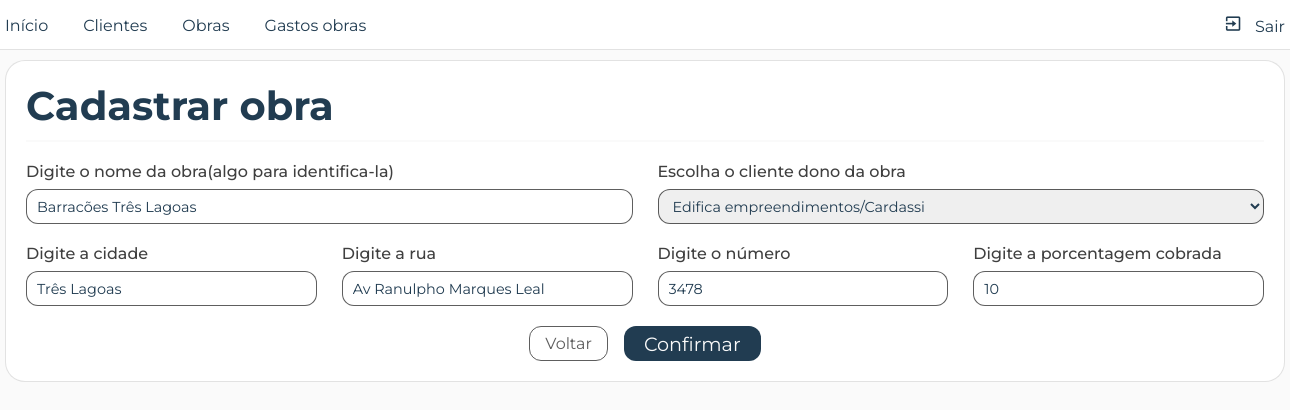
/pages/front/edits/editar_obra.php?id=7 (signed in), run on the app's committed database.
### tables this page shows
CREATE TABLE `obras` (
  `id` int(11) NOT NULL,
  `nome` varchar(50) NOT NULL,
  `cpf_cnpj_cliente` varchar(20) NOT NULL,
  `id_cidade` int(11) NOT NULL,
  `rua` varchar(50) NOT NULL,
  `numObra` char(10) NOT NULL,
  `porcentagem_cobranca` char(5) NOT NULL
);

CREATE TABLE `cidades` (
  `id` int(11) NOT NULL,
  `cidade` varchar(50) NOT NULL
);

### pages/back/utils.php (called while the page is built, shortened)
<?php
   function selecionaTodos($conn, $tabela, $coluna){
      try {
         $query = $conn->prepare("SELECT * FROM $tabela ORDER BY $coluna ASC");
         $query->execute();
         if($query) {
            $dados = $query->fetchAll(PDO::FETCH_ASSOC);
            return $dados;
         }
      } catch (PDOException $erro) {
         echo "Não foi possível recuperar os dados";
         exit();
      }
   }
?>

### pages/back/views/view_obradb.php (called while the page is built)
<?php
   require_once __DIR__."/../../conexao/connection.php";
   require_once __DIR__."/../utils.php";
   $idObra = $_GET['id'];
   try {
      $query = $conn->prepare("SELECT
                                 O.id,
                                 O.nome AS nomeObra,
                                 O.rua,
                                 O.numObra,
                                 O.porcentagem_cobranca AS porcentagem,
                                 C.cpf_cnpj,
                                 C.nome AS nomeCliente,
                                 Ci.cidade
                               FROM obras O
                               INNER JOIN clientes C
                               ON O.cpf_cnpj_cliente = C.cpf_cnpj
                               INNER JOIN cidades Ci
                               ON O.id_cidade = Ci.id
                               WHERE O.id = :id
                               ORDER BY nomeObra ASC");
      $query->execute([
         ":id" => $idObra
      ]);
      if($query) {
         $dados = $query->fetch(PDO::FETCH_ASSOC);
         return $dados;
      }
   } catch (PDOException $erro) {
      echo "Não foi possível recuperar os dados da obra";
      exit();
   }
?>

### pages/front/edits/editar_obra.php (the view, shortened to what this page needs)
<?php
   require_once(__DIR__."/../../back/views/view_obradb.php");
   require_once(__DIR__."/../../back/utils.php");
   require_once(__DIR__."/../../conexao/connection.php");
   $listaClientes = selecionaTodos(
      $conn,
      'clientes',
      'nome'
   );
?>
<!DOCTYPE html>
<html lang="pt-br">
<head>
      <link rel="stylesheet" href="<?= BASE_URL; ?>css/reset.css">
      <link rel="stylesheet" href="<?= BASE_URL; ?>css/style.css">
      <link rel="stylesheet" href="<?= BASE_URL; ?>css/formsCadastros.css">
</head>
<body>
      <?php require_once(__DIR__."/../menu.php"); ?>
      <div class="container">
         <div class="card_formulario">
               <div class="row rowTitulo">
                  <h1>Cadastrar obra</h1>
               </div>
               <form action="<?= BASE_URL; ?>pages/back/edits/editar_obradb.php" method="POST">
                  <div class="row">
                     <div class="particao">
                        <label for="nomeObra">Digite o nome da obra(algo para identifica-la)</label>
                        <input
                           type="text"
                           name="nomeObra"
                           id="nomeObra"
                           placeholder="Ex: Barracão três lagoas"
                           value="<?= $dados['nomeObra']; ?>"
                           required>
                     </div>
                     <div class="particao">
                        <label for="clienteObra">Escolha o cliente dono da obra</label>
                         <select
                           name="clienteObra"
                           id="clienteObra"
                           value="<?= $dados['nomeCliente']; ?>">
                           <?php
                              foreach($listaClientes as $lista) {
                           ?>
                           <option value="<?= $lista['cpf_cnpj']; ?>"><?= $lista['nome']; ?></option>
                           <?php
                              }
                           ?>
                         </select>
                     </div>
                  </div>
                  <div class="row">
                     <div class="particao">
                        <label for="cidadeObra">Digite a cidade</label>
                        <input
                           type="text"
                           name="cidadeObra"
                           id="cidadeObra"
                           placeholder="Ex: Araçatuba"
                           value="<?= ucfirst($dados['cidade']); ?>"
                           required>
                     </div>
                     <div class="particao">
                        <label for="ruaObra">Digite a rua</label>
                        <input
                           type="text"
                           name="ruaObra"
                           id="ruaObra"
                           placeholder="Ex: Dr Raposo de Melo"
                           value="<?= $dados['rua']; ?>"
                           required>
                     </div>
                     <div class="particao">
                        <label for="numObra">Digite o número</label>
                        <input
                           type="text"
                           name="numObra"
                           id="numObra"
                           placeholder="Ex: 101"
                           value="<?= $dados['numObra']; ?>"
                           required>
                     </div>
                     <div class="particao">
                        <label for="porcentagemCobrada">Digite a porcentagem cobrada</label>
                        <input
                           type="text"
                           name="porcentagemCobrada"
                           id="porcentagemCobrada"
                           value="<?= $dados['porcentagem'] != null ? $dados['porcentagem'] : "Não atribuído"; ?>"
                           placeholder="Ex: 10%"
                           required>
                     </div>
                  </div>
                  <div class="row rowBtn">
                     <a
                        href="<?= BASE_URL; ?>pages/front/listas/lista_obras.php"
                        class="btn voltar">
                        Voltar
                     </a>
                     <input type="submit" value="Confirmar">
                  </div>
               </form>
            </div>
      </div>
</body>
</html>

### css/style.css (style rules this page uses)
body { width: 100%; height: auto; padding: 60px 0 10px 0; background-color: var(--gelo); }
.container { width: 1280px; margin: 0 auto; }
.row { width: 100%; }
a.btn { width: fit-content; height: 35px; border-radius: 12px; display: block; padding: 0 15px; place-content: center; text-decoration: none; display: flex; gap: 5px; align-items: center; color: var(--gelo); font-size: 1rem; transition: all var(--trans02) ease; }
a.voltar { background-color: transparent; border: 1px solid var(--cinza); color: var(--cinza); }

### css/variaveis.css (style rules this page uses)
:root { --cor-texto: rgba(26, 26, 26, 0.84); --cinza: rgba(26, 26, 26, 0.7); --cinza-claro: rgba(37, 37, 37, 0.438); --borda-card: rgba(37, 37, 37, 0.130); --realce: #213C51; --realce02: #173044; --gelo: #fafafa; --branco: #fff; --vermelho: #f16060; --vermelho02: #cc4545; --verde: #66ac5f; --bg-icon-card1: #ddf8e0; --co-icon-card1: #66ac5f; --bg-icon-card2: #ddf4f8; --co-icon-card2: #5f89ac; --bg-icon-card3: #e9ddf8; --co-icon-card3: #805fac; --bg-icon-card4: #f8eddd; --co-icon-card4: #ac8d5f; --trans02: .2s; --trans04: .4s; }

### data on the page
obras: nomeObra "Barracões Três Lagoas", cidadeObra "Três Lagoas", ruaObra "Av Ranulpho Marques Leal", numObra "3478", porcentagemCobrada "10"

### other printed values
form field clienteObra "Edifica empreendimentos/Cardassi"
